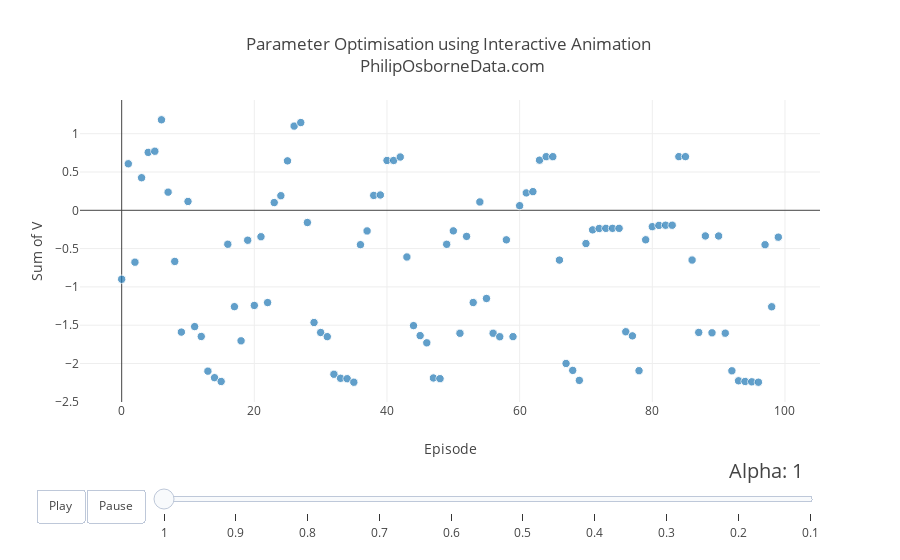

Notebook code cell kept with this figure:
### Code cell
%matplotlib inline

dataset = VforInteractiveGraphA3

continents = []
for continent in dataset['continent']:
    if continent not in continents:
        continents.append(continent)
# make figure
figure = {
    'data': [],
    'layout': {},
    'frames': []
}

# fill in most of layout
figure['layout']['title'] = "Parameter Optimisation using Interactive Animation <br> PhilipOsborneData.com"
figure['layout']['xaxis'] = {'title': 'Episode'}
figure['layout']['yaxis'] = {'title': 'Sum of V', 'type': 'linear'}
figure['layout']['hovermode'] = 'closest'
figure['layout']['sliders'] = {
    'args': [
        'transition', {
            'duration': 400,
            'easing': 'cubic-in-out'
        }
    ],
    'initialValue': '1952',
    'plotlycommand': 'animate',
    'values': years,
    'visible': True
}
figure['layout']['updatemenus'] = [
    {
        'buttons': [
            {
                'args': [None, {'frame': {'duration': 500, 'redraw': False},
                         'fromcurrent': True, 'transition': {'duration': 300, 'easing': 'quadratic-in-out'}}],
                'label': 'Play',
                'method': 'animate'
            },
            {
                'args': [[None], {'frame': {'duration': 0, 'redraw': False}, 'mode': 'immediate',
                'transition': {'duration': 0}}],
                'label': 'Pause',
                'method': 'animate'
            }
        ],
        'direction': 'left',
        'pad': {'r': 10, 't': 87},
        'showactive': False,
        'type': 'buttons',
        'x': 0.1,
        'xanchor': 'right',
        'y': 0,
        'yanchor': 'top'
    }
]

sliders_dict = {
    'active': 0,
    'yanchor': 'top',
    'xanchor': 'left',
    'currentvalue': {
        'font': {'size': 20},
        'prefix': 'Alpha: ',
        'visible': True,
        'xanchor': 'right'
    },
    'transition': {'duration': 300, 'easing': 'cubic-in-out'},
    'pad': {'b': 10, 't': 50},
    'len': 0.9,
    'x': 0.1,
    'y': 0,
    'steps': []
}

# make data
year = 1.0
for continent in continents:
    dataset_by_year = dataset[np.round(dataset['year'],1) == np.round(year,1)]
    dataset_by_year_and_cont = dataset_by_year[dataset_by_year['continent'] == continent]

    data_dict = {
        'x': list(dataset_by_year_and_cont['lifeExp']),
        'y': list(dataset_by_year_and_cont['gdpPercap']),
        'mode': 'markers',
        'text': list(dataset_by_year_and_cont['country']),
        'marker': {
            'sizemode': 'area',
            'sizeref': 200000,
            'size': list(dataset_by_year_and_cont['pop'])
        },
        'name': continent
    }
    figure['data'].append(data_dict)

# make frames
for year in years:
    frame = {'data': [], 'name': str(year)}
    for continent in continents:
        dataset_by_year = dataset[np.round(dataset['year'],1) == np.round(year,1)]
        dataset_by_year_and_cont = dataset_by_year[dataset_by_year['continent'] == continent]

        data_dict = {
            'x': list(dataset_by_year_and_cont['lifeExp']),
            'y': list(dataset_by_year_and_cont['gdpPercap']),
            'mode': 'markers',
            'text': list(dataset_by_year_and_cont['country']),
            'marker': {
                'sizemode': 'area',
                'sizeref': 200000,
                'size': list(dataset_by_year_and_cont['pop'])
            },
            'name': continent
        }
        frame['data'].append(data_dict)

    figure['frames'].append(frame)
    slider_step = {'args': [
        [year],
        {'frame': {'duration': 300, 'redraw': False},
         'mode': 'immediate',
       'transition': {'duration': 300}}
     ],
     'label': year,
     'method': 'animate'}
    sliders_dict['steps'].append(slider_step)


figure['layout']['sliders'] = [sliders_dict]

iplot(figure)

### Figure 1 — Plotly figure (JSON) as saved in the notebook; plotly's stock layout.template omitted (floating-point values rounded to 4 significant figures)
{"data": [{"x": [0, 1, 2, 3, 4, 5, 6, 7, 8, 9, 10, 11, 12, 13, 14, 15, 16, 17, 18, 19, 20, 21, 22, 23, 24, 25, 26, 27, 28, 29, 30, 31, 32, 33, 34, 35, 36, 37, 38, 39, 40, 41, 42, 43, 44, 45, 46, 47, 48, 49, 50, 51, 52, 53, 54, 55, 56, 57, 58, 59, 60, 61, 62, 63, 64, 65, 66, 67, 68, 69, 70, 71, 72, 73, 74, 75, 76, 77, 78, 79, 80, 81, 82, 83, 84, 85, 86, 87, 88, 89, 90, 91, 92, 93, 94, 95, 96, 97, 98, 99], "y": [-0.9, 0.6075, -0.6773, 0.4252, 0.7562, 0.7711, 1.182, 0.2369, -0.6675, -1.59, 0.1153, -1.518, -1.647, -2.1, -2.185, -2.235, -0.4433, -1.258, -1.704, -0.3909, -1.242, -0.3451, -1.205, 0.1009, 0.1905, 0.6454, 1.1, 1.145, -0.1596, -1.465, -1.595, -1.649, -2.14, -2.193, -2.198, -2.244, -0.4489, -0.2694, 0.1941, 0.1999, 0.6504, 0.6505, 0.6955, -0.6095, -1.505, -1.636, -1.73, -2.189, -2.198, -0.4439, -0.2685, -1.605, -0.3406, -1.204, 0.109, -1.151, -1.605, -1.65, -0.3855, -1.65, 0.0604, 0.2269, 0.2436, 0.6543, 0.6998, 0.6999, -0.6501, -2.0, -2.09, -2.221, -0.434, -0.2554, -0.2375, -0.2357, -0.2355, -0.2355, -1.586, -1.639, -2.094, -0.3849, -0.2139, -0.1969, -0.1951, -0.195, 0.7005, 0.7005, -0.6495, -1.594, -0.3349, -1.599, -0.3354, -1.604, -2.095, -2.225, -2.234, -2.239, -2.244, -0.4494, -1.259, -0.3509], "mode": "markers", "text": ["Test2", "Test2", "Test2", "Test2", "Test2", "Test2", "Test2", "Test2", "Test2", "Test2", "Test2", "Test2", "Test2", "Test2", "Test2", "Test2", "Test2", "Test2", "Test2", "Test2", "Test2", "Test2", "Test2", "Test2", "Test2", "Test2", "Test2", "Test2", "Test2", "Test2", "Test2", "Test2", "Test2", "Test2", "Test2", "Test2", "Test2", "Test2", "Test2", "Test2", "Test2", "Test2", "Test2", "Test2", "Test2", "Test2", "Test2", "Test2", "Test2", "Test2", "Test2", "Test2", "Test2", "Test2", "Test2", "Test2", "Test2", "Test2", "Test2", "Test2", "Test2", "Test2", "Test2", "Test2", "Test2", "Test2", "Test2", "Test2", "Test2", "Test2", "Test2", "Test2", "Test2", "Test2", "Test2", "Test2", "Test2", "Test2", "Test2", "Test2", "Test2", "Test2", "Test2", "Test2", "Test2", "Test2", "Test2", "Test2", "Test2", "Test2", "Test2", "Test2", "Test2", "Test2", "Test2", "Test2", "Test2", "Test2", "Test2", "Test2"], "marker": {"sizemode": "area", "sizeref": 200000, "size": [7000000, 7000000, 7000000, 7000000, 7000000, 7000000, 7000000, 7000000, 7000000, 7000000, 7000000, 7000000, 7000000, 7000000, 7000000, 7000000, 7000000, 7000000, 7000000, 7000000, 7000000, 7000000, 7000000, 7000000, 7000000, 7000000, 7000000, 7000000, 7000000, 7000000, 7000000, 7000000, 7000000, 7000000, 7000000, 7000000, 7000000, 7000000, 7000000, 7000000, 7000000, 7000000, 7000000, 7000000, 7000000, 7000000, 7000000, 7000000, 7000000, 7000000, 7000000, 7000000, 7000000, 7000000, 7000000, 7000000, 7000000, 7000000, 7000000, 7000000, 7000000, 7000000, 7000000, 7000000, 7000000, 7000000, 7000000, 7000000, 7000000, 7000000, 7000000, 7000000, 7000000, 7000000, 7000000, 7000000, 7000000, 7000000, 7000000, 7000000, 7000000, 7000000, 7000000, 7000000, 7000000, 7000000, 7000000, 7000000, 7000000, 7000000, 7000000, 7000000, 7000000, 7000000, 7000000, 7000000, 7000000, 7000000, 7000000, 7000000]}, "name": "Test"}], "layout": {"title": {"text": "Parameter Optimisation using Interactive Animation <br> PhilipOsborneData.com"}, "xaxis": {"title": {"text": "Episode"}, "type": "linear", "range": [-6.391, 105.4], "autorange": true}, "yaxis": {"title": {"text": "Sum of V"}, "type": "linear", "range": [-2.553, 1.553], "autorange": true}, "hovermode": "closest", "sliders": [{"active": 0, "yanchor": "top", "xanchor": "left", "currentvalue": {"font": {"size": 20}, "prefix": "Alpha: ", "visible": true, "xanchor": "right"}, "transition": {"duration": 300, "easing": "cubic-in-out"}, "pad": {"b": 10, "t": 50}, "len": 0.9, "x": 0.1, "y": 0, "steps": [{"args": [[1], {"frame": {"duration": 300, "redraw": false}, "mode": "immediate", "transition": {"duration": 300}}], "label": 1, "method": "animate"}, {"args": [[0.9], {"frame": {"duration": 300, "redraw": false}, "mode": "immediate", "transition": {"duration": 300}}], "label": 0.9, "method": "animate"}, {"args": [[0.8], {"frame": {"duration": 300, "redraw": false}, "mode": "immediate", "transition": {"duration": 300}}], "label": 0.8, "method": "animate"}, {"args": [[0.7], {"frame": {"duration": 300, "redraw": false}, "mode": "immediate", "transition": {"duration": 300}}], "label": 0.7, "method": "animate"}, {"args": [[0.6], {"frame": {"duration": 300, "redraw": false}, "mode": "immediate", "transition": {"duration": 300}}], "label": 0.6, "method": "animate"}, {"args": [[0.5], {"frame": {"duration": 300, "redraw": false}, "mode": "immediate", "transition": {"duration": 300}}], "label": 0.5, "method": "animate"}, {"args": [[0.4], {"frame": {"duration": 300, "redraw": false}, "mode": "immediate", "transition": {"duration": 300}}], "label": 0.4, "method": "animate"}, {"args": [[0.3], {"frame": {"duration": 300, "redraw": false}, "mode": "immediate", "transition": {"duration": 300}}], "label": 0.3, "method": "animate"}, {"args": [[0.2], {"frame": {"duration": 300, "redraw": false}, "mode": "immediate", "transition": {"duration": 300}}], "label": 0.2, "method": "animate"}, {"args": [[0.1], {"frame": {"duration": 300, "redraw": false}, "mode": "immediate", "transition": {"duration": 300}}], "label": 0.1, "method": "animate"}]}], "updatemenus": [{"buttons": [{"args": [null, {"frame": {"duration": 500, "redraw": false}, "fromcurrent": true, "transition": {"duration": 300, "easing": "quadratic-in-out"}}], "label": "Play", "method": "animate"}, {"args": [[null], {"frame": {"duration": 0, "redraw": false}, "mode": "immediate", "transition": {"duration": 0}}], "label": "Pause", "method": "animate"}], "direction": "left", "pad": {"r": 10, "t": 87}, "showactive": false, "type": "buttons", "x": 0.1, "xanchor": "right", "y": 0, "yanchor": "top", "active": 0}], "autosize": true}}
